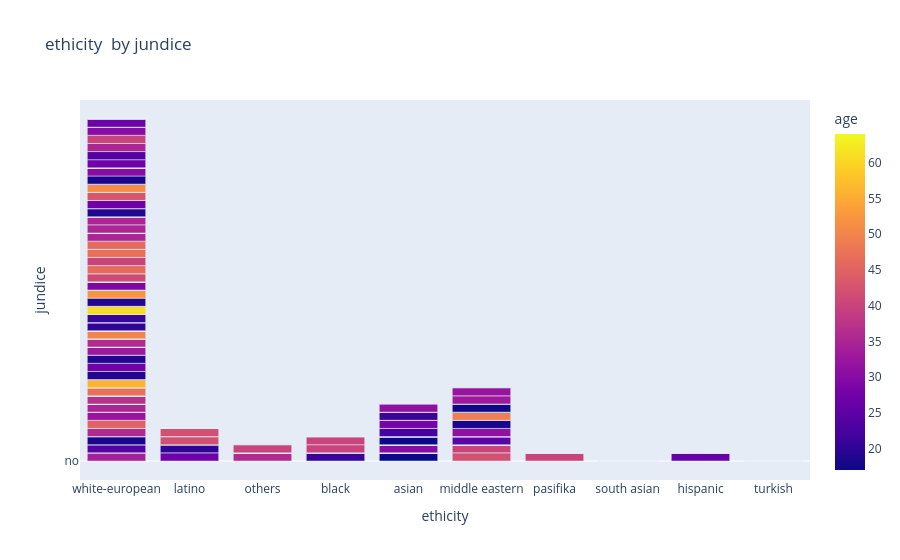

This figure's notebook cell:
### Markdown cell above
which heighest ethicity has jundice

### Code cell
fig = px.bar(df, x='ethicity', y='jundice',color="age",
             barmode='stack', title='ethicity  by jundice')
fig.show()

### Figure 1 — Plotly figure (JSON) as saved in the notebook; plotly's stock layout.template omitted (floating-point values rounded to 4 significant figures; data arrays with more than 128 entries replaced by an {"elided": "..."} marker saying what was removed)
{"data": [{"alignmentgroup": "True", "hovertemplate": "ethicity=%{x}<br>jundice=%{y}<br>age=%{marker.color}<extra></extra>", "legendgroup": "", "marker": {"color": {"elided": "696 int values"}, "coloraxis": "coloraxis", "pattern": {"shape": ""}}, "name": "", "offsetgroup": "", "orientation": "v", "showlegend": false, "textposition": "auto", "type": "bar", "x": {"elided": "696 str values"}, "xaxis": "x", "y": {"elided": "696 str values"}, "yaxis": "y"}], "layout": {"barmode": "stack", "coloraxis": {"colorbar": {"title": {"text": "age"}}, "colorscale": [[0, "#0d0887"], [0.1111, "#46039f"], [0.2222, "#7201a8"], [0.3333, "#9c179e"], [0.4444, "#bd3786"], [0.5556, "#d8576b"], [0.6667, "#ed7953"], [0.7778, "#fb9f3a"], [0.8889, "#fdca26"], [1, "#f0f921"]]}, "legend": {"tracegroupgap": 0}, "title": {"text": "ethicity  by jundice"}, "xaxis": {"anchor": "y", "domain": [0, 1], "title": {"text": "ethicity"}}, "yaxis": {"anchor": "x", "domain": [0, 1], "title": {"text": "jundice"}}}}
